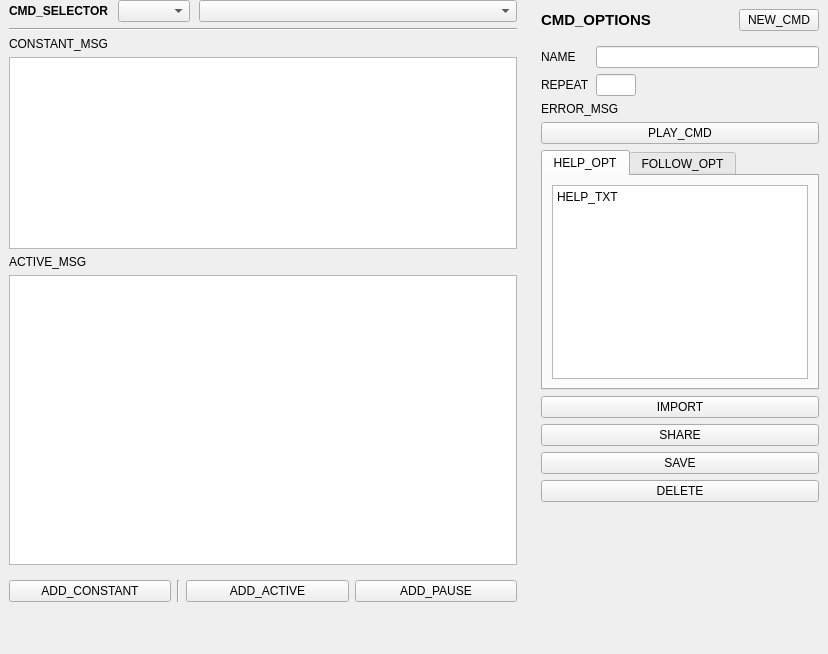
<?xml version="1.0" encoding="UTF-8"?>
<ui version="4.0">
 <class>COMMAND</class>
 <widget class="QWidget" name="COMMAND">
  <property name="geometry">
   <rect>
    <x>0</x>
    <y>0</y>
    <width>828</width>
    <height>654</height>
   </rect>
  </property>
  <property name="windowTitle">
   <string>Form</string>
  </property>
  <layout class="QHBoxLayout" name="bodyLayout">
   <property name="leftMargin">
    <number>0</number>
   </property>
   <property name="topMargin">
    <number>0</number>
   </property>
   <property name="rightMargin">
    <number>0</number>
   </property>
   <property name="bottomMargin">
    <number>0</number>
   </property>
   <item>
    <widget class="QWidget" name="msgManager" native="true">
     <property name="sizePolicy">
      <sizepolicy hsizetype="Expanding" vsizetype="Preferred">
       <horstretch>0</horstretch>
       <verstretch>0</verstretch>
      </sizepolicy>
     </property>
     <layout class="QVBoxLayout" name="msgManagerLayout">
      <property name="topMargin">
       <number>0</number>
      </property>
      <property name="bottomMargin">
       <number>0</number>
      </property>
      <item>
       <widget class="QWidget" name="widgetSelector" native="true">
        <layout class="QHBoxLayout" name="horizontalLayout">
         <property name="spacing">
          <number>9</number>
         </property>
         <property name="leftMargin">
          <number>0</number>
         </property>
         <property name="topMargin">
          <number>0</number>
         </property>
         <property name="rightMargin">
          <number>0</number>
         </property>
         <property name="bottomMargin">
          <number>0</number>
         </property>
         <item>
          <widget class="QLabel" name="lblSelector">
           <property name="sizePolicy">
            <sizepolicy hsizetype="Preferred" vsizetype="Fixed">
             <horstretch>0</horstretch>
             <verstretch>0</verstretch>
            </sizepolicy>
           </property>
           <property name="font">
            <font>
             <weight>75</weight>
             <bold>true</bold>
            </font>
           </property>
           <property name="text">
            <string>CMD_SELECTOR</string>
           </property>
          </widget>
         </item>
         <item>
          <widget class="QComboBox" name="comboCmdSrc"/>
         </item>
         <item>
          <widget class="QComboBox" name="comboCmdSelector">
           <property name="sizePolicy">
            <sizepolicy hsizetype="Expanding" vsizetype="Fixed">
             <horstretch>0</horstretch>
             <verstretch>0</verstretch>
            </sizepolicy>
           </property>
          </widget>
         </item>
        </layout>
       </widget>
      </item>
      <item>
       <widget class="Line" name="msgLine">
        <property name="orientation">
         <enum>Qt::Horizontal</enum>
        </property>
       </widget>
      </item>
      <item>
       <widget class="QLabel" name="lblConstantMsg">
        <property name="text">
         <string>CONSTANT_MSG</string>
        </property>
       </widget>
      </item>
      <item>
       <widget class="QListWidget" name="constantMsg">
        <property name="minimumSize">
         <size>
          <width>0</width>
          <height>0</height>
         </size>
        </property>
        <property name="maximumSize">
         <size>
          <width>16777215</width>
          <height>230</height>
         </size>
        </property>
        <property name="dragEnabled">
         <bool>true</bool>
        </property>
        <property name="dragDropMode">
         <enum>QAbstractItemView::InternalMove</enum>
        </property>
        <property name="alternatingRowColors">
         <bool>true</bool>
        </property>
       </widget>
      </item>
      <item>
       <widget class="QLabel" name="lblActiveMsg">
        <property name="text">
         <string>ACTIVE_MSG</string>
        </property>
       </widget>
      </item>
      <item>
       <widget class="QListWidget" name="activeMsg">
        <property name="sizePolicy">
         <sizepolicy hsizetype="Preferred" vsizetype="Minimum">
          <horstretch>0</horstretch>
          <verstretch>0</verstretch>
         </sizepolicy>
        </property>
        <property name="minimumSize">
         <size>
          <width>0</width>
          <height>290</height>
         </size>
        </property>
        <property name="cursor" stdset="0">
         <cursorShape>PointingHandCursor</cursorShape>
        </property>
        <property name="editTriggers">
         <set>QAbstractItemView::NoEditTriggers</set>
        </property>
        <property name="dragEnabled">
         <bool>true</bool>
        </property>
        <property name="dragDropMode">
         <enum>QAbstractItemView::InternalMove</enum>
        </property>
        <property name="alternatingRowColors">
         <bool>true</bool>
        </property>
        <property name="selectionMode">
         <enum>QAbstractItemView::SingleSelection</enum>
        </property>
       </widget>
      </item>
      <item>
       <widget class="QWidget" name="widget" native="true">
        <layout class="QHBoxLayout" name="horizontalLayout_2">
         <property name="leftMargin">
          <number>0</number>
         </property>
         <property name="rightMargin">
          <number>0</number>
         </property>
         <item>
          <widget class="QPushButton" name="btnAddConstant">
           <property name="cursor">
            <cursorShape>PointingHandCursor</cursorShape>
           </property>
           <property name="text">
            <string>ADD_CONSTANT</string>
           </property>
           <property name="cssClass" stdset="0">
            <string>btn-primary</string>
           </property>
          </widget>
         </item>
         <item>
          <widget class="Line" name="line">
           <property name="orientation">
            <enum>Qt::Vertical</enum>
           </property>
          </widget>
         </item>
         <item>
          <widget class="QPushButton" name="btnAddActive">
           <property name="cursor">
            <cursorShape>PointingHandCursor</cursorShape>
           </property>
           <property name="text">
            <string>ADD_ACTIVE</string>
           </property>
           <property name="cssClass" stdset="0">
            <string>btn-primary</string>
           </property>
          </widget>
         </item>
         <item>
          <widget class="QPushButton" name="btnAddPause">
           <property name="cursor">
            <cursorShape>PointingHandCursor</cursorShape>
           </property>
           <property name="text">
            <string>ADD_PAUSE</string>
           </property>
           <property name="cssClass" stdset="0">
            <string>btn-primary</string>
           </property>
          </widget>
         </item>
        </layout>
       </widget>
      </item>
      <item>
       <spacer name="verticalSpacer">
        <property name="orientation">
         <enum>Qt::Vertical</enum>
        </property>
        <property name="sizeHint" stdset="0">
         <size>
          <width>1</width>
          <height>1</height>
         </size>
        </property>
       </spacer>
      </item>
     </layout>
    </widget>
   </item>
   <item>
    <widget class="QWidget" name="editor" native="true">
     <property name="sizePolicy">
      <sizepolicy hsizetype="Fixed" vsizetype="Preferred">
       <horstretch>0</horstretch>
       <verstretch>0</verstretch>
      </sizepolicy>
     </property>
     <property name="cssClass" stdset="0">
      <string>card</string>
     </property>
     <layout class="QVBoxLayout" name="signalEditorLayout">
      <property name="spacing">
       <number>0</number>
      </property>
      <property name="leftMargin">
       <number>0</number>
      </property>
      <property name="topMargin">
       <number>0</number>
      </property>
      <property name="rightMargin">
       <number>0</number>
      </property>
      <property name="bottomMargin">
       <number>0</number>
      </property>
      <item>
       <widget class="QWidget" name="cardOpt" native="true">
        <property name="cssClass" stdset="0">
         <string/>
        </property>
        <layout class="QVBoxLayout" name="mainLayout">
         <property name="spacing">
          <number>0</number>
         </property>
         <property name="leftMargin">
          <number>0</number>
         </property>
         <property name="topMargin">
          <number>0</number>
         </property>
         <property name="rightMargin">
          <number>0</number>
         </property>
         <property name="bottomMargin">
          <number>0</number>
         </property>
         <item>
          <widget class="QWidget" name="cardOptHeade" native="true">
           <property name="sizePolicy">
            <sizepolicy hsizetype="Preferred" vsizetype="Fixed">
             <horstretch>0</horstretch>
             <verstretch>0</verstretch>
            </sizepolicy>
           </property>
           <property name="styleSheet">
            <string notr="true"/>
           </property>
           <property name="cssClass" stdset="0">
            <string>cardHeader</string>
           </property>
           <layout class="QHBoxLayout" name="cardDisplayHLayout_2">
            <item>
             <widget class="QLabel" name="titleCmdOpt">
              <property name="sizePolicy">
               <sizepolicy hsizetype="Preferred" vsizetype="Minimum">
                <horstretch>0</horstretch>
                <verstretch>0</verstretch>
               </sizepolicy>
              </property>
              <property name="font">
               <font>
                <pointsize>11</pointsize>
                <weight>75</weight>
                <bold>true</bold>
               </font>
              </property>
              <property name="styleSheet">
               <string notr="true">background:none;
border:0;
border-radius:0;</string>
              </property>
              <property name="text">
               <string>CMD_OPTIONS</string>
              </property>
              <property name="cssClass" stdset="0">
               <string>cardTitle</string>
              </property>
             </widget>
            </item>
            <item>
             <widget class="QPushButton" name="btnNewCmd">
              <property name="sizePolicy">
               <sizepolicy hsizetype="Fixed" vsizetype="Fixed">
                <horstretch>0</horstretch>
                <verstretch>0</verstretch>
               </sizepolicy>
              </property>
              <property name="cursor">
               <cursorShape>PointingHandCursor</cursorShape>
              </property>
              <property name="text">
               <string>NEW_CMD</string>
              </property>
              <property name="cssClass" stdset="0">
               <string>btn-primary</string>
              </property>
             </widget>
            </item>
           </layout>
          </widget>
         </item>
         <item>
          <widget class="QWidget" name="cardOptMsg" native="true">
           <property name="cssClass" stdset="0">
            <string>cardBody</string>
           </property>
           <layout class="QVBoxLayout" name="verticalLayout">
            <property name="leftMargin">
             <number>9</number>
            </property>
            <property name="topMargin">
             <number>6</number>
            </property>
            <property name="rightMargin">
             <number>9</number>
            </property>
            <property name="bottomMargin">
             <number>6</number>
            </property>
            <item>
             <widget class="QWidget" name="cardCmdOpt" native="true">
              <property name="sizePolicy">
               <sizepolicy hsizetype="Preferred" vsizetype="Fixed">
                <horstretch>0</horstretch>
                <verstretch>0</verstretch>
               </sizepolicy>
              </property>
              <property name="styleSheet">
               <string notr="true"/>
              </property>
              <property name="cssClass" stdset="0">
               <string/>
              </property>
              <layout class="QFormLayout" name="formDisplayLayout_2">
               <property name="verticalSpacing">
                <number>6</number>
               </property>
               <property name="leftMargin">
                <number>0</number>
               </property>
               <property name="topMargin">
                <number>0</number>
               </property>
               <property name="rightMargin">
                <number>0</number>
               </property>
               <property name="bottomMargin">
                <number>0</number>
               </property>
               <item row="3" column="0">
                <widget class="QLabel" name="lblName">
                 <property name="text">
                  <string>NAME</string>
                 </property>
                </widget>
               </item>
               <item row="3" column="1">
                <widget class="QLineEdit" name="fldName"/>
               </item>
               <item row="4" column="0">
                <widget class="QLabel" name="lblRepeat">
                 <property name="text">
                  <string>REPEAT</string>
                 </property>
                </widget>
               </item>
               <item row="4" column="1">
                <widget class="QLineEdit" name="fldRepeat">
                 <property name="maximumSize">
                  <size>
                   <width>40</width>
                   <height>16777215</height>
                  </size>
                 </property>
                 <property name="maxLength">
                  <number>3</number>
                 </property>
                </widget>
               </item>
              </layout>
             </widget>
            </item>
            <item>
             <widget class="QLabel" name="errorMsg">
              <property name="sizePolicy">
               <sizepolicy hsizetype="Preferred" vsizetype="Fixed">
                <horstretch>0</horstretch>
                <verstretch>0</verstretch>
               </sizepolicy>
              </property>
              <property name="text">
               <string>ERROR_MSG</string>
              </property>
              <property name="wordWrap">
               <bool>true</bool>
              </property>
              <property name="cssClass" stdset="0">
               <string>text-danger</string>
              </property>
             </widget>
            </item>
            <item>
             <widget class="QPushButton" name="btnPlay">
              <property name="cursor">
               <cursorShape>PointingHandCursor</cursorShape>
              </property>
              <property name="text">
               <string>PLAY_CMD</string>
              </property>
              <property name="cssClass" stdset="0">
               <string>btn-disabled</string>
              </property>
             </widget>
            </item>
            <item>
             <widget class="QTabWidget" name="tabWidget">
              <property name="sizePolicy">
               <sizepolicy hsizetype="Minimum" vsizetype="Fixed">
                <horstretch>0</horstretch>
                <verstretch>0</verstretch>
               </sizepolicy>
              </property>
              <property name="currentIndex">
               <number>0</number>
              </property>
              <widget class="QWidget" name="tabHelp">
               <attribute name="title">
                <string>HELP_OPT</string>
               </attribute>
               <layout class="QVBoxLayout" name="verticalLayout_3">
                <item>
                 <widget class="QPlainTextEdit" name="fldHelp">
                  <property name="readOnly">
                   <bool>true</bool>
                  </property>
                  <property name="plainText">
                   <string>HELP_TXT</string>
                  </property>
                 </widget>
                </item>
               </layout>
              </widget>
              <widget class="QWidget" name="tabFollow">
               <attribute name="title">
                <string>FOLLOW_OPT</string>
               </attribute>
               <layout class="QFormLayout" name="formLayout">
                <property name="leftMargin">
                 <number>4</number>
                </property>
                <property name="rightMargin">
                 <number>4</number>
                </property>
               </layout>
              </widget>
             </widget>
            </item>
            <item>
             <widget class="QPushButton" name="btnImport">
              <property name="cursor">
               <cursorShape>PointingHandCursor</cursorShape>
              </property>
              <property name="text">
               <string>IMPORT</string>
              </property>
              <property name="cssClass" stdset="0">
               <string>btn-success</string>
              </property>
             </widget>
            </item>
            <item>
             <widget class="QPushButton" name="btnShare">
              <property name="cursor">
               <cursorShape>PointingHandCursor</cursorShape>
              </property>
              <property name="text">
               <string>SHARE</string>
              </property>
              <property name="cssClass" stdset="0">
               <string>btn-secondary</string>
              </property>
             </widget>
            </item>
            <item>
             <widget class="QPushButton" name="btnSave">
              <property name="cursor">
               <cursorShape>PointingHandCursor</cursorShape>
              </property>
              <property name="text">
               <string>SAVE</string>
              </property>
              <property name="cssClass" stdset="0">
               <string>btn-disabled</string>
              </property>
             </widget>
            </item>
            <item>
             <widget class="QPushButton" name="btnDelete">
              <property name="cursor">
               <cursorShape>PointingHandCursor</cursorShape>
              </property>
              <property name="text">
               <string>DELETE</string>
              </property>
              <property name="cssClass" stdset="0">
               <string>btn-danger</string>
              </property>
             </widget>
            </item>
            <item>
             <spacer name="verticalSpacer_2">
              <property name="orientation">
               <enum>Qt::Vertical</enum>
              </property>
              <property name="sizeHint" stdset="0">
               <size>
                <width>20</width>
                <height>40</height>
               </size>
              </property>
             </spacer>
            </item>
           </layout>
          </widget>
         </item>
        </layout>
       </widget>
      </item>
     </layout>
    </widget>
   </item>
  </layout>
 </widget>
 <tabstops>
  <tabstop>activeMsg</tabstop>
  <tabstop>comboCmdSelector</tabstop>
  <tabstop>btnNewCmd</tabstop>
  <tabstop>fldName</tabstop>
  <tabstop>tabWidget</tabstop>
 </tabstops>
 <resources/>
 <connections/>
</ui>
